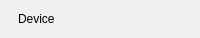
               <widget class="QFrame" name="setDevice">
                <property name="minimumSize">
                 <size>
                  <width>0</width>
                  <height>38</height>
                 </size>
                </property>
                <property name="maximumSize">
                 <size>
                  <width>16777215</width>
                  <height>38</height>
                 </size>
                </property>
                <property name="role" stdset="0">
                 <string>statusRow</string>
                </property>
                <property name="bind_fixedHeight" stdset="0">
                 <string>rh</string>
                </property>
                <layout class="QHBoxLayout" name="setDeviceLayout" stretch="0,0,0,0,1">
                 <property name="spacing">
                  <number>0</number>
                 </property>
                 <property name="leftMargin">
                  <number>0</number>
                 </property>
                 <property name="topMargin">
                  <number>0</number>
                 </property>
                 <property name="rightMargin">
                  <number>0</number>
                 </property>
                 <property name="bottomMargin">
                  <number>0</number>
                 </property>
                 <item>
                  <widget class="QLabel" name="setDeviceDot">
                   <property name="minimumSize">
                    <size>
                     <width>6</width>
                     <height>6</height>
                    </size>
                   </property>
                   <property name="maximumSize">
                    <size>
                     <width>6</width>
                     <height>6</height>
                    </size>
                   </property>
                   <property name="role" stdset="0">
                    <string>dot</string>
                   </property>
                   <property name="tone" stdset="0">
                    <string>ok</string>
                   </property>
                  </widget>
                 </item>
                 <item>
                  <spacer name="gap_42">
                   <property name="orientation">
                    <enum>Qt::Orientation::Horizontal</enum>
                   </property>
                   <property name="sizeType">
                    <enum>QSizePolicy::Policy::Fixed</enum>
                   </property>
                   <property name="sizeHint" stdset="0">
                    <size>
                     <width>12</width>
                     <height>1</height>
                    </size>
                   </property>
                  </spacer>
                 </item>
                 <item>
                  <widget class="QLabel" name="setDeviceLabel">
                   <property name="text">
                    <string>Device</string>
                   </property>
                   <property name="minimumSize">
                    <size>
                     <width>102</width>
                     <height>0</height>
                    </size>
                   </property>
                   <property name="role" stdset="0">
                    <string>rowLabel</string>
                   </property>
                  </widget>
                 </item>
                 <item>
                  <spacer name="hSpacer_23">
                   <property name="orientation">
                    <enum>Qt::Orientation::Horizontal</enum>
                   </property>
                   <property name="sizeHint" stdset="0">
                    <size>
                     <width>10</width>
                     <height>20</height>
                    </size>
                   </property>
                  </spacer>
                 </item>
                 <item>
                  <widget class="QLabel" name="setDeviceValue">
                   <property name="alignment">
                    <set>Qt::AlignmentFlag::AlignRight|Qt::AlignmentFlag::AlignVCenter</set>
                   </property>
                   <property name="role" stdset="0">
                    <string>rowValue</string>
                   </property>
                   <property name="bind" stdset="0">
                    <string>setup.device || '—'</string>
                   </property>
                   <property name="elide" stdset="0">
                    <bool>true</bool>
                   </property>
                  </widget>
                 </item>
                </layout>
               </widget>
